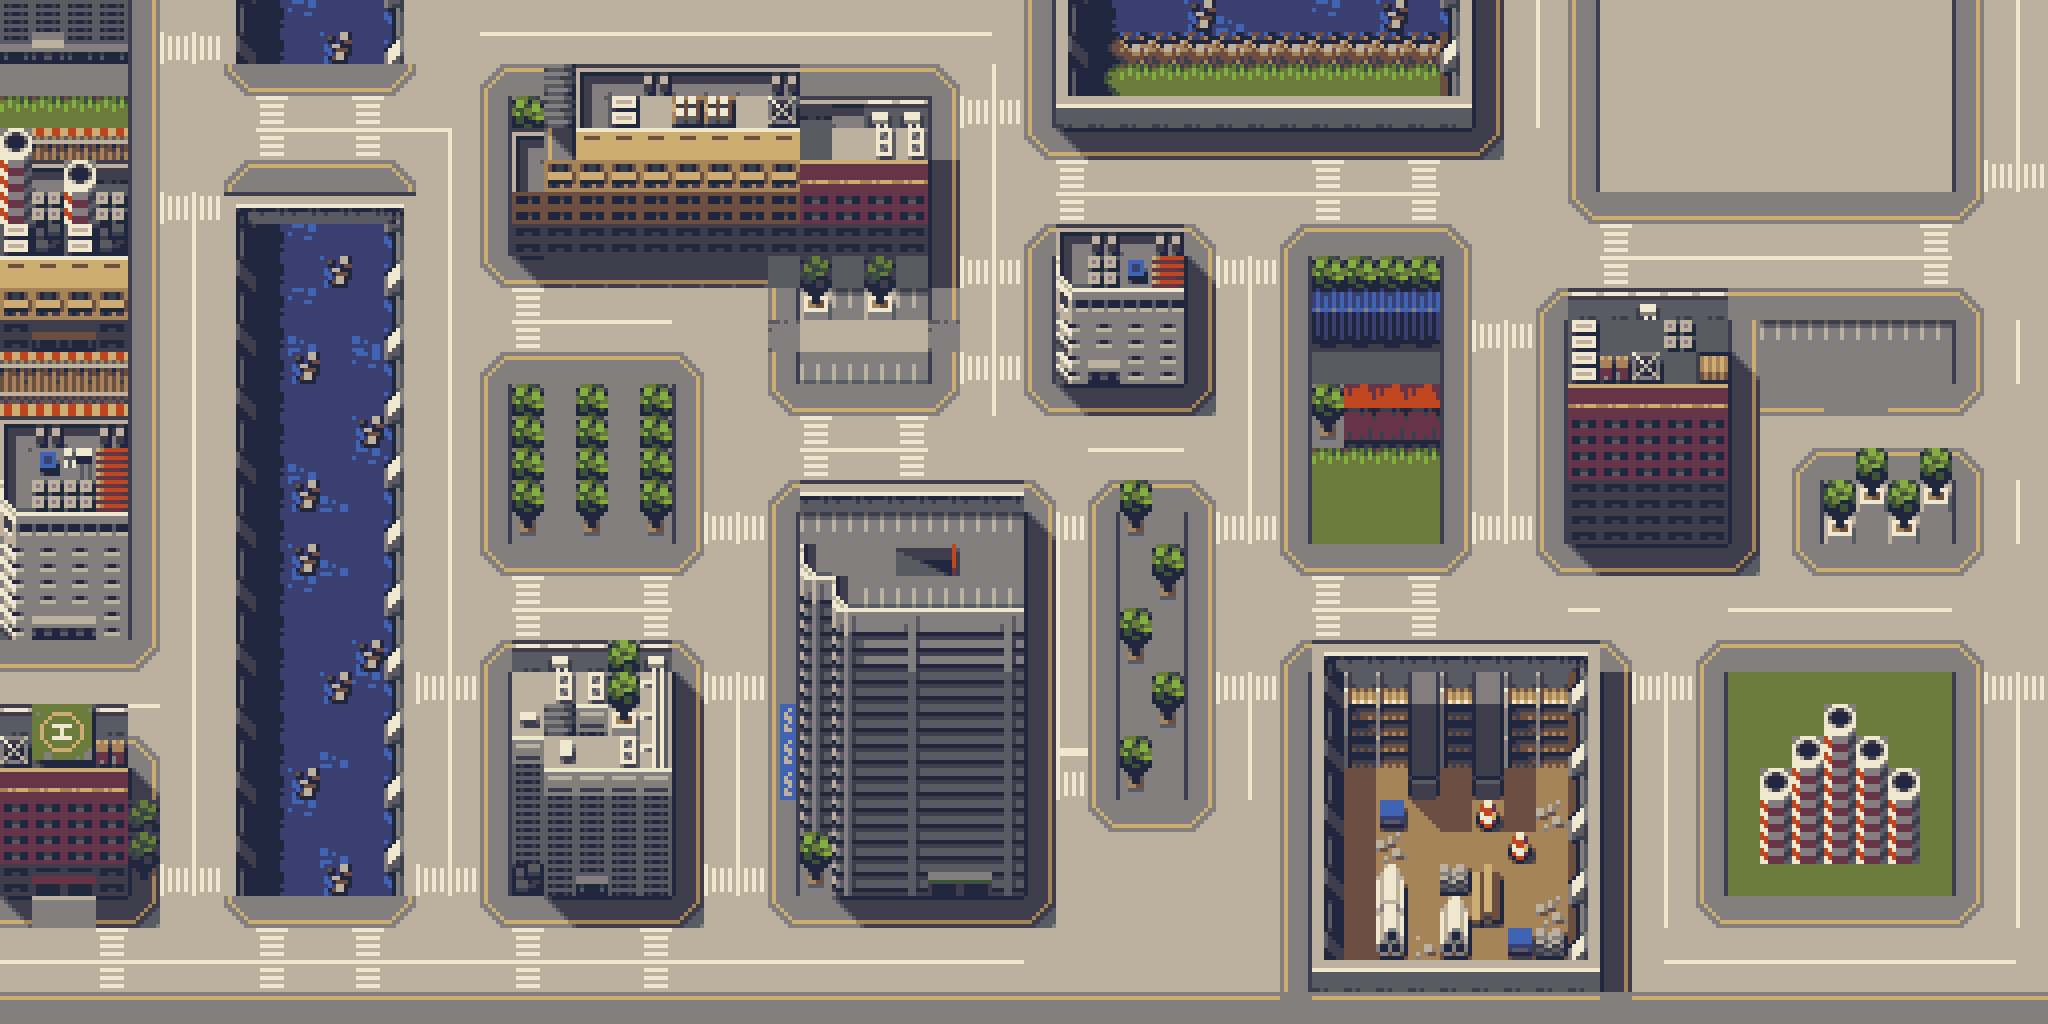

Tiled map render using the project's own tile images. Description and the map definition, with tile-layer contents summarised, below:
An orthogonal 64x32 tile map with 32x32 px tiles, 2 tile layers (Tile Layer 1, Tile Layer 2).

<map version="1.2" tiledversion="1.3.1" orientation="orthogonal" renderorder="right-down" compressionlevel="0" width="64" height="32" tilewidth="32" tileheight="32" infinite="0" nextlayerid="3" nextobjectid="1">
 <tileset firstgid="1" source="tilesetResize.tsx" />
 <layer id="1" name="Tile Layer 1" width="64" height="32">
  <data>[2048 cells, 2048 non-empty, 137 distinct tile ids]</data>
 </layer>
 <layer id="2" name="Tile Layer 2" width="64" height="32">
  <data>[2048 cells, 23 non-empty, 10 distinct tile ids]</data>
 </layer>
</map>
